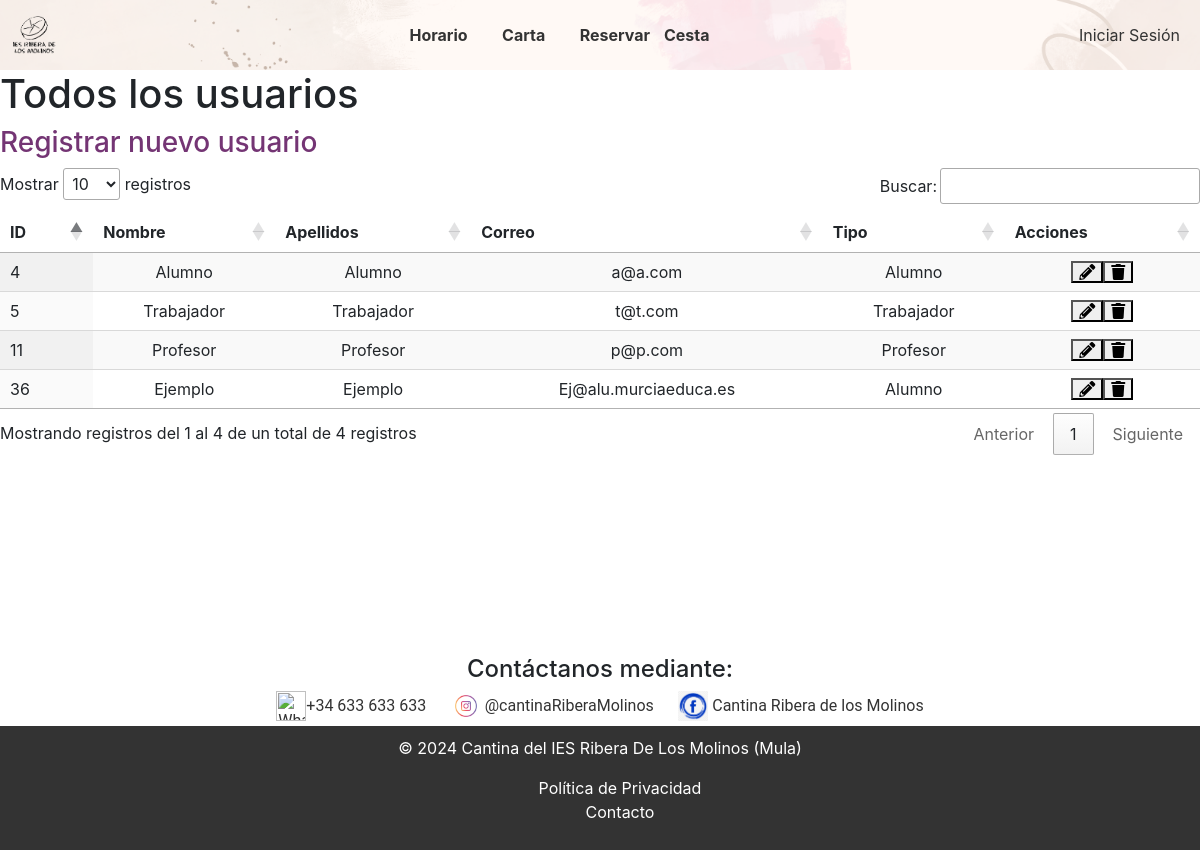
Page /TFG/trabajador/usuarios.php on the committed database.
### tables this page shows
CREATE TABLE `usuario` (
  `idUsuario` int(11) NOT NULL,
  `nombre` varchar(200) NOT NULL,
  `apellidos` varchar(200) NOT NULL,
  `correo` varchar(200) NOT NULL,
  `contrasena` varchar(64) NOT NULL,
  `telefono` int(11) NOT NULL,
  `tipo` varchar(10) NOT NULL
);

### TFG/db/bd.inc.php (called while the page is built, shortened)
<?php
function conectar() {
    try {
        $host = "localhost";
        $basedatos = "tfg";
        $usuario = "root";
        $password = "";
        return new PDO("mysql:host=$host;dbname=$basedatos", $usuario, $password);
    } catch (PDOException $e) {
        echo $e->getMessage();
    }
}
function obtenerUsuarios() {
    $conexion = conectar();
    $sql = $conexion->prepare("SELECT * FROM usuario");
    $sql->execute();
    $sql->setFetchMode(PDO::FETCH_ASSOC);
    return $sql->fetchAll();
}

### TFG/trabajador/usuarios.php (the view, shortened to what this page needs)
<?php
include("../includes/header.php");
include '../db/bd.inc.php';
?>
<link rel="stylesheet" href="/TFG-MAIN/TFG/CSS/usuario.css">
<link rel="stylesheet" type="text/css" href="https://cdn.datatables.net/1.10.22/css/jquery.dataTables.min.css">
<link rel="stylesheet" href="https://stackpath.bootstrapcdn.com/bootstrap/4.5.2/css/bootstrap.min.css">
<link rel="stylesheet" href="https://cdnjs.cloudflare.com/ajax/libs/font-awesome/5.15.3/css/all.min.css">
<body>
    <h1 class="titulo">Todos los usuarios</h1>
    <h3><a href="/TFG-MAIN/TFG/InicioDeSesion/registroTrabajador.php" class="aIniciar">Registrar nuevo usuario</a></h3>
    <table id="usuarios" class="display">
        <thead>
            <tr>
                <th>ID</th>
                <th>Nombre</th>
                <th>Apellidos</th>
                <th class='correo'>Correo</th>
                <th class='tipo'>Tipo</th>
                <th>Acciones</th>
            </tr>
        </thead>
        <tbody>
            <?php
            $usuarios = obtenerUsuarios();
            foreach ($usuarios as $usuario) {
                echo "<tr>";
                echo "<td>" . $usuario['idUsuario'] . "</td>";
                echo "<td>" . $usuario['nombre'] . "</td>";
                echo "<td>" . $usuario['apellidos'] . "</td>";
                echo "<td class='correo' data-id='" . $usuario['idUsuario'] . "'>" . $usuario['correo'] . "</td>";
                echo "<td class='tipo' data-id='" . $usuario['idUsuario'] . "'>" . $usuario['tipo'] . "</td>";
                echo "<td>";
                echo "<button class='editar'><i class='fas fa-pencil-alt'></i></button>";
                echo "<button class='eliminar' data-id='" . $usuario['idUsuario'] . "' data-toggle='modal' data-target='#confirmModal'><i class='fas fa-trash'></i></button>";
                echo "</td>";
                echo "</tr>";
            }
            ?>
        </tbody>
    </table>
</body>
<div class="foooter">
    <?php
    include("../includes/footer.php");
    ?>
    </div>

### TFG/CSS/header.css (style rules this page uses)
body { width: 100%; font-family: 'Roboto', sans-serif; margin: 0 auto; }

### TFG/CSS/usuario.css (style rules this page uses)
.aIniciar { color: rgb(116, 53, 116) ; text-decoration: none; }
#usuarios td:nth-child(2), #usuarios td:nth-child(3), #usuarios td:nth-child(4), #usuarios td:nth-child(5),#usuarios td:nth-child(6) { text-align: center; }
.foooter { margin-top: 200px; }

### rows in the picture
usuario: idUsuario "4", nombre "Alumno", apellidos "Alumno", correo "a@a.com", tipo "Alumno"
usuario: idUsuario "5", nombre "Trabajador", apellidos "Trabajador", correo "t@t.com", tipo "Trabajador"
usuario: idUsuario "11", nombre "Profesor", apellidos "Profesor", correo "p@p.com", tipo "Profesor"
usuario: idUsuario "36", nombre "Ejemplo", apellidos "Ejemplo", correo "Ej@alu.murciaeduca.es", tipo "Alumno"
